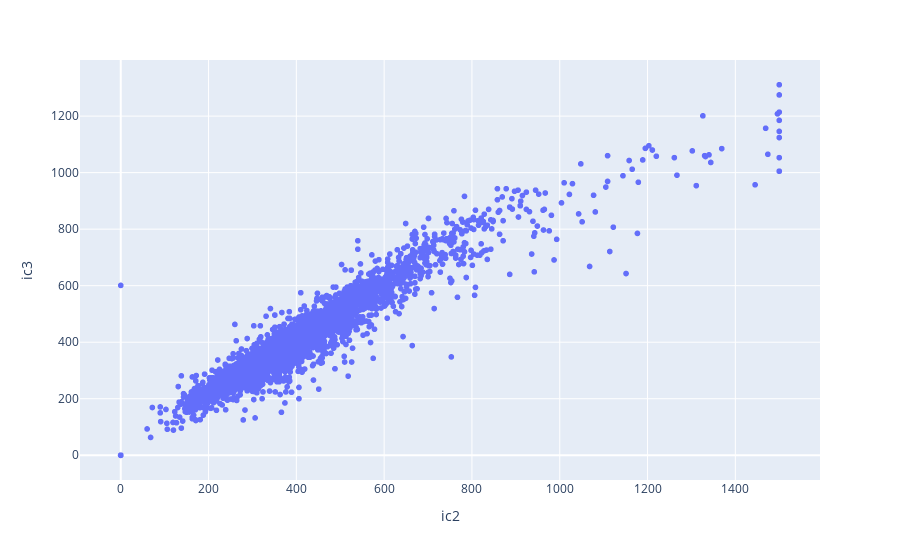

The notebook cell this image was saved under:
### Code cell
import plotly.express as px

fig = px.scatter(data, x='ic2', y='ic3')
fig.show()

### Figure 1 — Plotly figure (JSON) as saved in the notebook; plotly's stock layout.template omitted (floating-point values rounded to 4 significant figures; data arrays with more than 128 entries replaced by an {"elided": "..."} marker saying what was removed)
{"data": [{"hovertemplate": "ic2=%{x}<br>ic3=%{y}<extra></extra>", "legendgroup": "", "marker": {"color": "#636efa", "symbol": "circle"}, "mode": "markers", "name": "", "showlegend": false, "type": "scattergl", "x": {"elided": "3993 int values"}, "xaxis": "x", "y": {"elided": "3993 int values"}, "yaxis": "y"}], "layout": {"legend": {"tracegroupgap": 0}, "margin": {"t": 60}, "xaxis": {"anchor": "y", "domain": [0, 1], "title": {"text": "ic2"}}, "yaxis": {"anchor": "x", "domain": [0, 1], "title": {"text": "ic3"}}}}
